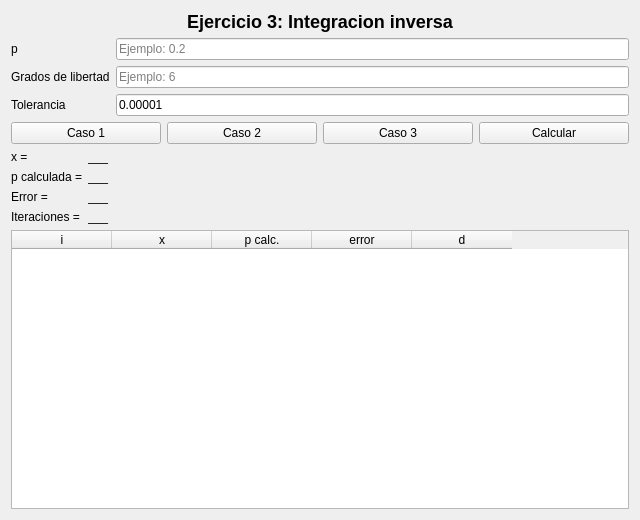
<?xml version="1.0" encoding="UTF-8"?>
<ui version="4.0">
 <class>VentanaIntegracionInversa</class>
 <widget class="QWidget" name="VentanaIntegracionInversa">
  <property name="geometry">
   <rect>
    <x>0</x>
    <y>0</y>
    <width>640</width>
    <height>520</height>
   </rect>
  </property>
  <property name="windowTitle">
   <string>Ejercicio 3</string>
  </property>
  <layout class="QVBoxLayout" name="verticalLayoutPrincipal">
   <item>
    <widget class="QLabel" name="labelTitulo">
     <property name="styleSheet">
      <string notr="true">font-size: 18px;
font-weight: bold;</string>
     </property>
     <property name="text">
      <string>Ejercicio 3: Integracion inversa</string>
     </property>
     <property name="alignment">
      <set>Qt::AlignCenter</set>
     </property>
    </widget>
   </item>
   <item>
    <layout class="QFormLayout" name="formLayoutDatos">
     <item row="0" column="0">
      <widget class="QLabel" name="labelPEntrada">
       <property name="text">
        <string>p</string>
       </property>
      </widget>
     </item>
     <item row="0" column="1">
      <widget class="QLineEdit" name="lineEditP">
       <property name="placeholderText">
        <string>Ejemplo: 0.2</string>
       </property>
      </widget>
     </item>
     <item row="1" column="0">
      <widget class="QLabel" name="labelDofEntrada">
       <property name="text">
        <string>Grados de libertad</string>
       </property>
      </widget>
     </item>
     <item row="1" column="1">
      <widget class="QLineEdit" name="lineEditDof">
       <property name="placeholderText">
        <string>Ejemplo: 6</string>
       </property>
      </widget>
     </item>
     <item row="2" column="0">
      <widget class="QLabel" name="labelToleranciaEntrada">
       <property name="text">
        <string>Tolerancia</string>
       </property>
      </widget>
     </item>
     <item row="2" column="1">
      <widget class="QLineEdit" name="lineEditTolerancia">
       <property name="text">
        <string>0.00001</string>
       </property>
      </widget>
     </item>
    </layout>
   </item>
   <item>
    <layout class="QHBoxLayout" name="horizontalLayoutBotones">
     <item>
      <widget class="QPushButton" name="pushButtonCaso1">
       <property name="text">
        <string>Caso 1</string>
       </property>
      </widget>
     </item>
     <item>
      <widget class="QPushButton" name="pushButtonCaso2">
       <property name="text">
        <string>Caso 2</string>
       </property>
      </widget>
     </item>
     <item>
      <widget class="QPushButton" name="pushButtonCaso3">
       <property name="text">
        <string>Caso 3</string>
       </property>
      </widget>
     </item>
     <item>
      <widget class="QPushButton" name="pushButtonCalcular">
       <property name="text">
        <string>Calcular</string>
       </property>
      </widget>
     </item>
    </layout>
   </item>
   <item>
    <layout class="QFormLayout" name="formLayoutResultados">
     <item row="0" column="0">
      <widget class="QLabel" name="labelXTexto">
       <property name="text">
        <string>x =</string>
       </property>
      </widget>
     </item>
     <item row="0" column="1">
      <widget class="QLabel" name="labelX">
       <property name="text">
        <string>___</string>
       </property>
      </widget>
     </item>
     <item row="1" column="0">
      <widget class="QLabel" name="labelPCalculadaTexto">
       <property name="text">
        <string>p calculada =</string>
       </property>
      </widget>
     </item>
     <item row="1" column="1">
      <widget class="QLabel" name="labelPCalculada">
       <property name="text">
        <string>___</string>
       </property>
      </widget>
     </item>
     <item row="2" column="0">
      <widget class="QLabel" name="labelErrorTexto">
       <property name="text">
        <string>Error =</string>
       </property>
      </widget>
     </item>
     <item row="2" column="1">
      <widget class="QLabel" name="labelError">
       <property name="text">
        <string>___</string>
       </property>
      </widget>
     </item>
     <item row="3" column="0">
      <widget class="QLabel" name="labelIteracionesTexto">
       <property name="text">
        <string>Iteraciones =</string>
       </property>
      </widget>
     </item>
     <item row="3" column="1">
      <widget class="QLabel" name="labelIteraciones">
       <property name="text">
        <string>___</string>
       </property>
      </widget>
     </item>
    </layout>
   </item>
   <item>
    <widget class="QTableWidget" name="tableWidgetIteraciones">
     <property name="columnCount">
      <number>5</number>
     </property>
     <column>
      <property name="text">
       <string>i</string>
      </property>
     </column>
     <column>
      <property name="text">
       <string>x</string>
      </property>
     </column>
     <column>
      <property name="text">
       <string>p calc.</string>
      </property>
     </column>
     <column>
      <property name="text">
       <string>error</string>
      </property>
     </column>
     <column>
      <property name="text">
       <string>d</string>
      </property>
     </column>
    </widget>
   </item>
  </layout>
 </widget>
 <resources/>
 <connections/>
</ui>
